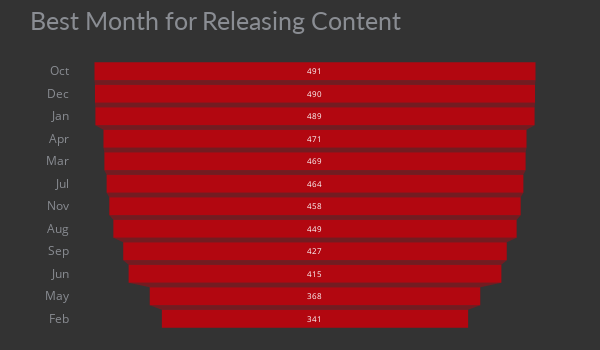

Notebook source saved alongside this figure:
### Markdown cell above
<h4>Graph 3</h4>
<p>The next step is to investigate which month is the best one to release content.</p>

### Code cell
df_month = pd.DataFrame(df.month_added.value_counts()).reset_index().rename(columns={'index':'month',
                        'month_added':'count'})
df_month['month_final'] = df_month['month'].replace({1:'Jan', 2:'Feb', 3:'Mar', 4:'Apr',
                        5:'May', 6:'Jun', 7:'Jul', 8:'Aug', 9:'Sep', 10:'Oct', 11:'Nov', 12:'Dec'})

fig_month = px.funnel(df_month, x='count', y='month_final', title='Best Month for Releasing Content',
                    height=350, width=600, color_discrete_sequence=['#b20710'])
fig_month.update_xaxes(showgrid=False, ticksuffix=' ', showline=True)
fig_month.update_traces(hovertemplate=None, marker=dict(line=dict(width=0)))
fig_month.update_layout(margin=dict(t=60, b=20, l=70, r=40),
                        xaxis_title=' ', yaxis_title=' ',
                        plot_bgcolor='#333', paper_bgcolor='#333',
                        title_font=dict(size=25, color='#8a8d93', family="Lato, sans-serif"),
                        font=dict(color='#8a8d93'),
                        hoverlabel=dict(bgcolor='black', font_size=13, font_family='Lato, sans-serif'))

### Figure 1 — Plotly figure (JSON) as saved in the notebook; plotly's stock layout.template omitted (floating-point values rounded to 4 significant figures)
{"data": [{"legendgroup": "", "marker": {"color": "#b20710", "line": {"width": 0}}, "name": "", "orientation": "h", "showlegend": false, "type": "funnel", "x": [491, 490, 489, 471, 469, 464, 458, 449, 427, 415, 368, 341], "xaxis": "x", "y": ["Oct", "Dec", "Jan", "Apr", "Mar", "Jul", "Nov", "Aug", "Sep", "Jun", "May", "Feb"], "yaxis": "y"}], "layout": {"font": {"color": "#8a8d93"}, "height": 350, "hoverlabel": {"bgcolor": "black", "font": {"family": "Lato, sans-serif", "size": 13}}, "legend": {"tracegroupgap": 0}, "margin": {"b": 20, "l": 70, "r": 40, "t": 60}, "paper_bgcolor": "#333", "plot_bgcolor": "#333", "title": {"font": {"color": "#8a8d93", "family": "Lato, sans-serif", "size": 25}, "text": "Best Month for Releasing Content"}, "width": 600, "xaxis": {"anchor": "y", "domain": [0, 1], "showgrid": false, "showline": true, "ticksuffix": " ", "title": {"text": " "}}, "yaxis": {"anchor": "x", "domain": [0, 1], "title": {"text": " "}}}}
